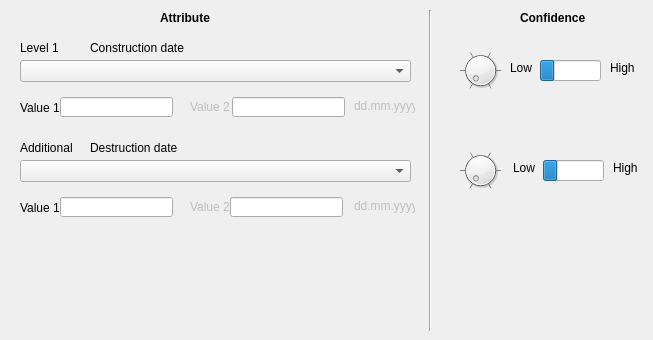
   <widget class="QWidget" name="tabWidgetPage3">
    <attribute name="title">
     <string>Age</string>
    </attribute>
    <widget class="QLabel" name="label_100">
     <property name="geometry">
      <rect>
       <x>160</x>
       <y>10</y>
       <width>81</width>
       <height>16</height>
      </rect>
     </property>
     <property name="font">
      <font>
       <weight>75</weight>
       <bold>true</bold>
      </font>
     </property>
     <property name="text">
      <string>Attribute</string>
     </property>
    </widget>
    <widget class="QLabel" name="label_35">
     <property name="geometry">
      <rect>
       <x>90</x>
       <y>40</y>
       <width>181</width>
       <height>16</height>
      </rect>
     </property>
     <property name="text">
      <string>Construction date</string>
     </property>
    </widget>
    <widget class="QLabel" name="label_101">
     <property name="geometry">
      <rect>
       <x>610</x>
       <y>60</y>
       <width>31</width>
       <height>16</height>
      </rect>
     </property>
     <property name="text">
      <string>High</string>
     </property>
    </widget>
    <widget class="QProgressBar" name="progressBar_20">
     <property name="geometry">
      <rect>
       <x>540</x>
       <y>60</y>
       <width>61</width>
       <height>21</height>
      </rect>
     </property>
     <property name="value">
      <number>24</number>
     </property>
     <property name="textVisible">
      <bool>false</bool>
     </property>
     <property name="invertedAppearance">
      <bool>false</bool>
     </property>
    </widget>
    <widget class="QLabel" name="label_102">
     <property name="geometry">
      <rect>
       <x>520</x>
       <y>10</y>
       <width>81</width>
       <height>16</height>
      </rect>
     </property>
     <property name="font">
      <font>
       <weight>75</weight>
       <bold>true</bold>
      </font>
     </property>
     <property name="text">
      <string>Confidence</string>
     </property>
    </widget>
    <widget class="QLabel" name="label_103">
     <property name="geometry">
      <rect>
       <x>20</x>
       <y>40</y>
       <width>53</width>
       <height>16</height>
      </rect>
     </property>
     <property name="text">
      <string>Level 1</string>
     </property>
    </widget>
    <widget class="QLabel" name="label_104">
     <property name="geometry">
      <rect>
       <x>510</x>
       <y>60</y>
       <width>31</width>
       <height>16</height>
      </rect>
     </property>
     <property name="text">
      <string>Low</string>
     </property>
    </widget>
    <widget class="QLabel" name="label_105">
     <property name="geometry">
      <rect>
       <x>20</x>
       <y>100</y>
       <width>50</width>
       <height>16</height>
      </rect>
     </property>
     <property name="text">
      <string>Value 1</string>
     </property>
    </widget>
    <widget class="QComboBox" name="yr_built">
     <property name="geometry">
      <rect>
       <x>20</x>
       <y>60</y>
       <width>391</width>
       <height>22</height>
      </rect>
     </property>
    </widget>
    <widget class="QLabel" name="label_119">
     <property name="enabled">
      <bool>false</bool>
     </property>
     <property name="geometry">
      <rect>
       <x>190</x>
       <y>97</y>
       <width>41</width>
       <height>20</height>
      </rect>
     </property>
     <property name="text">
      <string>Value 2</string>
     </property>
    </widget>
    <widget class="QLabel" name="label_129">
     <property name="geometry">
      <rect>
       <x>613</x>
       <y>160</y>
       <width>31</width>
       <height>16</height>
      </rect>
     </property>
     <property name="text">
      <string>High</string>
     </property>
    </widget>
    <widget class="QLabel" name="label_131">
     <property name="geometry">
      <rect>
       <x>513</x>
       <y>160</y>
       <width>31</width>
       <height>16</height>
      </rect>
     </property>
     <property name="text">
      <string>Low</string>
     </property>
    </widget>
    <widget class="QProgressBar" name="progressBar_22">
     <property name="geometry">
      <rect>
       <x>543</x>
       <y>160</y>
       <width>61</width>
       <height>21</height>
      </rect>
     </property>
     <property name="value">
      <number>24</number>
     </property>
     <property name="textVisible">
      <bool>false</bool>
     </property>
     <property name="invertedAppearance">
      <bool>false</bool>
     </property>
    </widget>
    <widget class="Line" name="line_13">
     <property name="geometry">
      <rect>
       <x>420</x>
       <y>10</y>
       <width>20</width>
       <height>321</height>
      </rect>
     </property>
     <property name="orientation">
      <enum>Qt::Vertical</enum>
     </property>
    </widget>
    <widget class="QComboBox" name="yr_destr">
     <property name="geometry">
      <rect>
       <x>20</x>
       <y>160</y>
       <width>391</width>
       <height>22</height>
      </rect>
     </property>
    </widget>
    <widget class="QLabel" name="label_54">
     <property name="geometry">
      <rect>
       <x>90</x>
       <y>140</y>
       <width>181</width>
       <height>16</height>
      </rect>
     </property>
     <property name="text">
      <string>Destruction date</string>
     </property>
    </widget>
    <widget class="QLabel" name="label_112">
     <property name="geometry">
      <rect>
       <x>20</x>
       <y>140</y>
       <width>53</width>
       <height>16</height>
      </rect>
     </property>
     <property name="text">
      <string>Additional</string>
     </property>
    </widget>
    <widget class="QLabel" name="label_109">
     <property name="geometry">
      <rect>
       <x>20</x>
       <y>200</y>
       <width>50</width>
       <height>16</height>
      </rect>
     </property>
     <property name="text">
      <string>Value 1</string>
     </property>
    </widget>
    <widget class="QLabel" name="label_120">
     <property name="enabled">
      <bool>false</bool>
     </property>
     <property name="geometry">
      <rect>
       <x>190</x>
       <y>197</y>
       <width>41</width>
       <height>20</height>
      </rect>
     </property>
     <property name="text">
      <string>Value 2</string>
     </property>
    </widget>
    <widget class="QDial" name="yr_built_bp">
     <property name="geometry">
      <rect>
       <x>460</x>
       <y>50</y>
       <width>41</width>
       <height>41</height>
      </rect>
     </property>
     <property name="maximum">
      <number>99</number>
     </property>
     <property name="singleStep">
      <number>10</number>
     </property>
     <property name="orientation">
      <enum>Qt::Horizontal</enum>
     </property>
     <property name="wrapping">
      <bool>false</bool>
     </property>
     <property name="notchTarget">
      <double>10.000000000000000</double>
     </property>
     <property name="notchesVisible">
      <bool>true</bool>
     </property>
    </widget>
    <widget class="QDial" name="yr_destr_bp">
     <property name="geometry">
      <rect>
       <x>460</x>
       <y>150</y>
       <width>41</width>
       <height>41</height>
      </rect>
     </property>
     <property name="maximum">
      <number>99</number>
     </property>
     <property name="singleStep">
      <number>10</number>
     </property>
     <property name="wrapping">
      <bool>false</bool>
     </property>
     <property name="notchTarget">
      <double>10.000000000000000</double>
     </property>
     <property name="notchesVisible">
      <bool>true</bool>
     </property>
    </widget>
    <widget class="QLineEdit" name="yr_built_vt1">
     <property name="geometry">
      <rect>
       <x>60</x>
       <y>97</y>
       <width>113</width>
       <height>20</height>
      </rect>
     </property>
    </widget>
    <widget class="QLineEdit" name="yr_built_vt2">
     <property name="geometry">
      <rect>
       <x>232</x>
       <y>97</y>
       <width>113</width>
       <height>20</height>
      </rect>
     </property>
    </widget>
    <widget class="QLineEdit" name="vt_yr_destr1">
     <property name="geometry">
      <rect>
       <x>60</x>
       <y>197</y>
       <width>113</width>
       <height>20</height>
      </rect>
     </property>
    </widget>
    <widget class="QLineEdit" name="vt_yr_destr2">
     <property name="geometry">
      <rect>
       <x>230</x>
       <y>197</y>
       <width>113</width>
       <height>20</height>
      </rect>
     </property>
    </widget>
    <widget class="QLabel" name="label_110">
     <property name="enabled">
      <bool>false</bool>
     </property>
     <property name="geometry">
      <rect>
       <x>354</x>
       <y>98</y>
       <width>61</width>
       <height>16</height>
      </rect>
     </property>
     <property name="text">
      <string>dd.mm.yyyy</string>
     </property>
    </widget>
    <widget class="QLabel" name="label_111">
     <property name="enabled">
      <bool>false</bool>
     </property>
     <property name="geometry">
      <rect>
       <x>354</x>
       <y>198</y>
       <width>61</width>
       <height>16</height>
      </rect>
     </property>
     <property name="text">
      <string>dd.mm.yyyy</string>
     </property>
    </widget>
   </widget>
